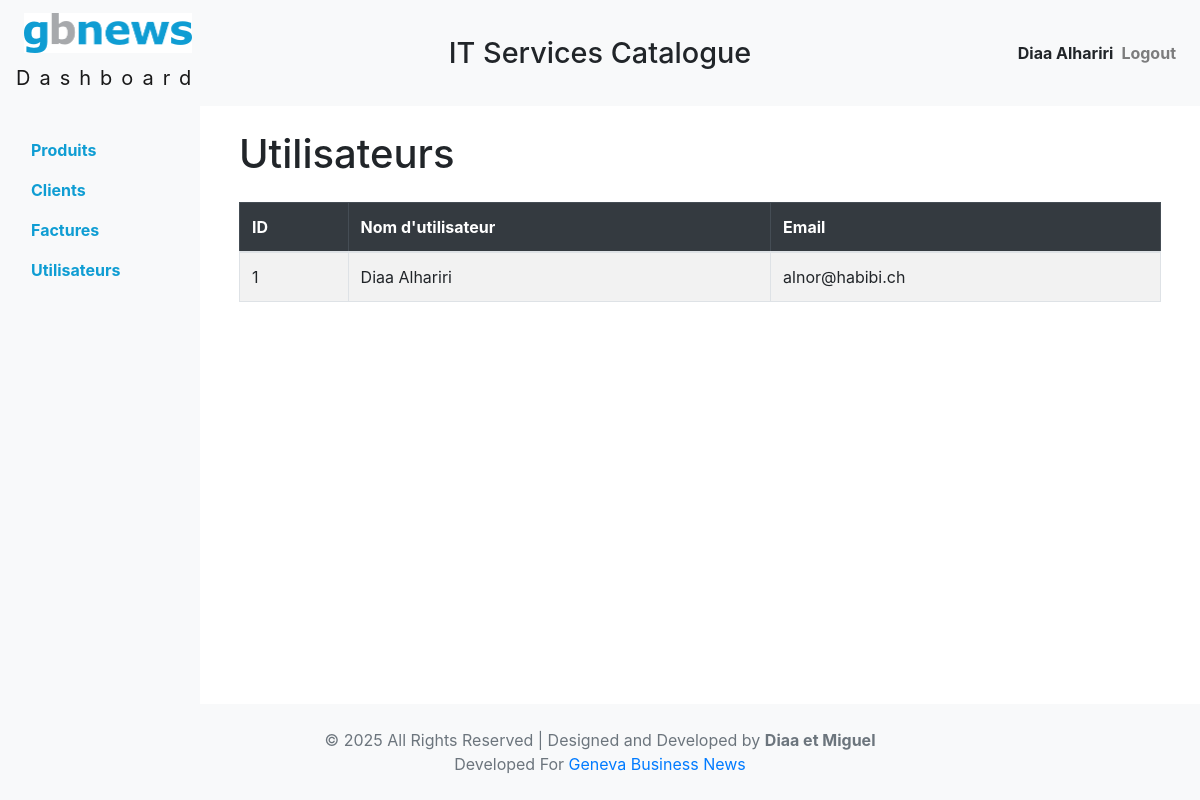
Page /users/ (signed in) on the committed database.
### tables this page shows
CREATE TABLE users (
            id INTEGER PRIMARY KEY AUTOINCREMENT,
            email TEXT,
            username TEXT,
            password TEXT
        );

### routes/pages/users.py (the view)
@users_bp.route('/', methods=['GET'])
@authenticated
def users_index():
    conn = get_db_connection()
    try:
        users = conn.execute("SELECT * FROM users ORDER BY username ASC").fetchall()
    except Exception as e:
        users = []
        flash(f"Erreur lors de la récupération des utilisateurs: {e}", "danger")
    finally:
        conn.close()
    return render_template('users.html', users=users, user=session['user'])

### app.py (called while the page is built)
@app.context_processor
def inject_date_info():
    current_year = datetime.now().year
    full_current_date = datetime.now().strftime("%B %d, %Y")
    return {
        'current_year': current_year,
        'full_current_date': full_current_date
    }

### data/database.py (called while the page is built)
def get_db_connection():
    print("Database path:", DB_PATH)
    conn = sqlite3.connect(DB_PATH)
    conn.row_factory = sqlite3.Row
    return conn

### routes/pages/users.py (called while the page is built)
def authenticated(f):
    @wraps(f)
    def wrapper(*args, **kwargs):
        if 'user' not in session:
            flash('Please log in to access the dashboard.', 'warning')
            return redirect(url_for('login'))
        return f(*args, **kwargs)
    return wrapper

### templates/users.html
{% extends "base.html" %}
{% block content %}
<div class="container-fluid">
    <h1 class="text-left mb-4">Utilisateurs</h1>
    {% if users %}
    <div class="table-responsive">
        <table class="table table-bordered table-striped align-middle">
            <thead class="table-dark">
                <tr>
                    <th>ID</th>
                    <th>Nom d'utilisateur</th>
                    <th>Email</th>
                </tr>
            </thead>
            <tbody>
                {% for u in users %}
                <tr>
                    <td>{{ u.id }}</td>
                    <td>{{ u.username or 'Inconnu' }}</td>
                    <td>{{ u.email or 'Non spécifié' }}</td>
                </tr>
                {% endfor %}
            </tbody>
        </table>
    </div>
    {% else %}
        <p>Aucun utilisateur trouvé.</p>
    {% endif %}
</div>
{% endblock %}

### templates/base.html (shortened to what this page needs)
<!DOCTYPE html>
<html lang="en">
<head>
    <link href="https://stackpath.bootstrapcdn.com/bootstrap/4.3.1/css/bootstrap.min.css" rel="stylesheet">
    <link rel="stylesheet" href="{{ url_for('static', filename='css/style.css') }}">
    <link rel="stylesheet" href="https://cdnjs.cloudflare.com/ajax/libs/font-awesome/5.15.4/css/all.min.css">
</head>
<body class="page-body">
    <nav class="navbar navbar-expand-lg navbar-light bg-light">
        <div class="logo-and-dashboard">
            <div class="logo-container">
                <a class="navbar-brand d-flex align-items-center" href="{{ url_for('dashboard') }}">
                    <img src="{{ url_for('static', filename='images/logo.png') }}" alt="Logo" style="height:40px;">
                </a>
            </div>
            <div class="dashboard-link">
                <a class="navbar-brand" href="{{ url_for('dashboard') }}">Dashboard</a>
            </div>
        </div>
        <div class="mx-auto text-center position-absolute w-100" style="left: 0; right: 0; top: 50%; transform: translateY(-50%); pointer-events: none;">
            <h1 class="mb-0" style="font-size: 1.8rem;">IT Services Catalogue</h1>
        </div>
        <div class="navbar-collapse collapse justify-content-end order-lg-1 order-1">
            {% if session.get('user') %}
                <div class="user-info">
                    <p class="text-center mb-0">{{ user['username'] }}</p>
                </div>
            {% endif %}
            <ul class="navbar-nav">
                {% if session.get('user') %}
                    <li class="nav-item">
                        <a class="nav-link" href="{{ url_for('logout') }}">Logout</a>
                    </li>
                {% endif %}
            </ul>
        </div>
    </nav>
    <div class="content-wrapper container-fluid">
        <div class="row">
            {% if session.get('user') %}
            <nav class="col-md-3 col-lg-2 d-md-block bg-light sidebar py-4">
                <div class="sidebar-sticky">
                    <ul class="nav flex-column">
                        <li class="nav-item">
                            <a class="nav-link" href="{{ url_for('products.products_index') }}">Produits</a>
                        </li>
                        <li class="nav-item">
                            <a class="nav-link" href="{{ url_for('clients.clients_index') }}">Clients</a>
                        </li>
                        <li class="nav-item">
                            <a class="nav-link" href="{{ url_for('invoices.invoices_list') }}">Factures</a>
                        </li>
                        <li class="nav-item">
                            <a class="nav-link" href="{{ url_for('users.users_index') }}">Utilisateurs</a>
                        </li>
                    </ul>
                </div>
            </nav>
            {% endif %}
            <main role="main" class="col-md-9 ml-sm-auto col-lg-10 px-4 mt-4">
                {% block content %}{% endblock %}
            </main>
        </div>
    </div>
    {% include 'footer.html' %}
</body>
</html>

### static/css/style.css (style rules this page uses)
html, body { height: 100%; margin: 0; }
.page-body { display: flex; flex-direction: column; min-height: 100vh; }
.content-wrapper { flex: 1; }
.dashboard-link { letter-spacing: 9px; }
.sidebar { position: sticky; height: calc(100vh - 202px); overflow-y: auto; }
.user-info { font-weight: bold; }
.sub-nav .nav-tabs .nav-link, .nav-link { color: #0f9dd3; font-weight: bold; }
.logo-container a { justify-content: center !important; }

### rows in the picture
users: username "Diaa Alhariri", id "1", email "alnor@habibi.ch"
